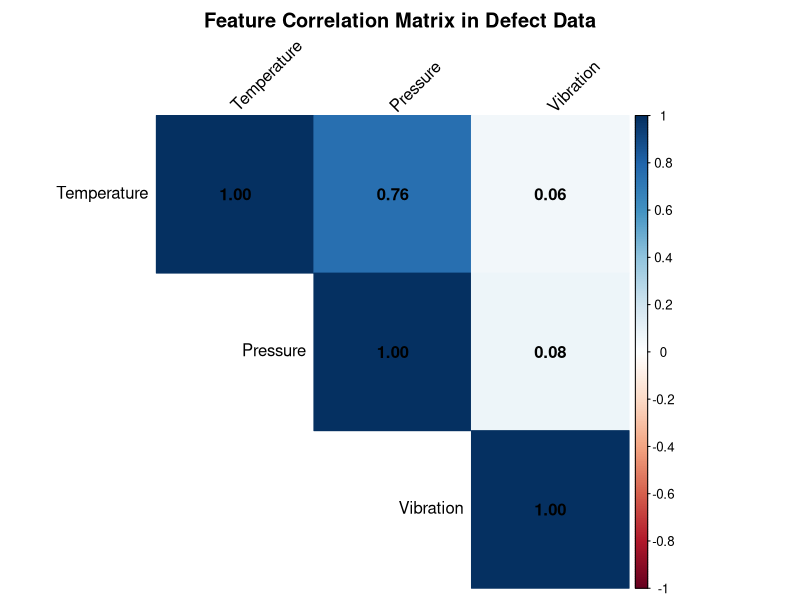

Recreate this plot in R.
# 제조 공정 불량(Defect) 데이터 세트 상관관계 분석 및 탐색적 데이터 분석
library(corrplot)
library(caret)


set.seed(123)
n_samples <- 500
temperature <- rnorm(n_samples, 70, 5)
pressure <- temperature * 0.5 + rnorm(n_samples, 30, 2)
vibration <- rnorm(n_samples, 10, 1)


defect_prob <- plogis(-15 + 0.15 * temperature + 0.1 * pressure)
defect_label <- rbinom(n_samples, 1, defect_prob)

manufacturing_data <- data.frame(
  Temperature = temperature,
  Pressure = pressure,
  Vibration = vibration,
  Defect = as.factor(defect_label)
)

num_features <- manufacturing_data[, c("Temperature", "Pressure", "Vibration")]
cor_matrix <- cor(num_features)

png("correlation_plot.png", width = 800, height = 600)
corrplot(cor_matrix, method = "color", type = "upper", 
         addCoef.col = "black", tl.col = "black", tl.srt = 45,
         title = "Feature Correlation Matrix in Defect Data",
         mar = c(0,0,2,0))
dev.off()

print("EDA Analysis Complete. Correlation plot saved as correlation_plot.png")
